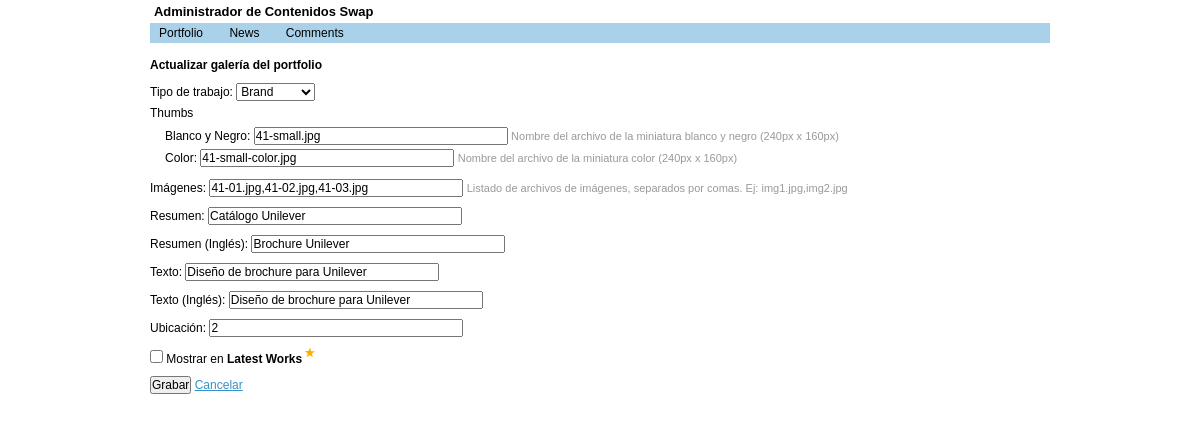
/cm/index.php?section=1&action=2&gallery=65, run on the app's committed database.
### tables this page shows
CREATE TABLE IF NOT EXISTS `portfolio` (
  `norder` smallint(6) NOT NULL DEFAULT '100',
  `gallery` smallint(5) unsigned NOT NULL AUTO_INCREMENT,
  `family` enum('Brand','Print','Website','Packaging') NOT NULL DEFAULT 'Brand',
  `inlatestworks` tinyint(1) NOT NULL,
  `thumb` varchar(150) NOT NULL DEFAULT '',
  `thumbcolor` varchar(150) NOT NULL DEFAULT '',
  `images` text NOT NULL,
  `brief` varchar(255) NOT NULL DEFAULT '',
  `brief_en` varchar(255) NOT NULL DEFAULT '',
  `text` text NOT NULL,
  `text_en` text NOT NULL,
  UNIQUE KEY `gallery` (`gallery`),
  KEY `inlatestworks` (`inlatestworks`)
);

### cm/portfolio2.php (the view, shortened to what this page needs)
<?php
$gallery = $_GET['gallery'];
$error = false;
if (!empty($gallery)) {
	$sql = "SELECT * FROM portfolio WHERE gallery = $gallery";
	if ($rs = mysql_query($sql,$con)) {
		if (@mysql_num_rows($rs)==1) {
			$title = "Actualizar galer&iacute;a del portfolio";
			$item = mysql_fetch_array($rs);
			$order = $item['norder'];
			$family = $item['family'];
			$inlatestworks = $item['inlatestworks'];
			$thumb = $item['thumb'];
			$thumbcolor = $item['thumbcolor'];
			$images = $item['images'];
			$brief = $item['brief'];
			$briefen = $item['brief_en'];
			$text = $item['text'];
			$texten = $item["text_en"];
			$brand = "";
			$print = "";
			$website = "";
			$packaging = "";
			switch($family) {
				case "Brand": $brand = "selected='selected'"; break;
			}
			($inlatestworks==1)?$yes="checked=\"checked\"":$yes = "";
		} else {
			$error = true;
		}
	} else {
		$error = true;
	}
}
if ($error == false) {
	echo "<h4>".$title."</h4>";
	$form = "<form name=\"portfolioform\" id=\"portfolioform\" action=\"portfolioadd.php\" method=\"POST\" onSubmit=\"javascript:submitportfolio()\">";
	$form .= "<input type=\"hidden\" name=\"gallery\" value=\"$gallery\" />";
	$form .= "<div><label for=\"family\">Tipo de trabajo:</label> <select name=\"family\" id=\"family\"><option value=\"Brand\" $brand>Brand</option><option value=\"Print\" $print>Print</option><option value=\"Website\" $website>Website</option><option value=\"Packaging\" $packaging>Packaging</option></select></div>";
	$form .= "<fieldset><legend>Thumbs</legend>";
	$form .= "<div><label for=\"thumb\">Blanco y Negro:</label> <input type=\"text\" name=\"thumb\" id=\"thumb\" value=\"$thumb\" /> <span class=\"note\">Nombre del archivo de la miniatura blanco y negro (240px x 160px)</span></div><div><label for=\"thumb\">Color:</label> <input type=\"text\" name=\"thumbcolor\" id=\"thumbcolor\" value=\"$thumbcolor\" /> <span class=\"note\">Nombre del archivo de la miniatura color (240px x 160px)</span></div></fieldset>";
	$form .= "<div><label for=\"images\">Im&aacute;genes:</label> <input type=\"text\" name=\"images\" id=\"images\" value=\"$images\" /> <span class=\"note\">Listado de archivos de im&aacute;genes, separados por comas. Ej: img1.jpg,img2.jpg </span></div>";
	$form .= "<div><label for=\"brief\">Resumen:</label> <input type=\"text\" name=\"brief\" id=\"brief\" value=\"$brief\" maxsize=\"255\" /></div>";
	$form .= "<div><label for=\"brief_en\">Resumen (Ingl&eacute;s):</label> <input type=\"text\" name=\"brief_en\" id=\"brief_en\" value=\"$briefen\" maxsize=\"255\" /></div>";
	$form .= "<div><label for=\"text\">Texto:</label> <input type=\"text\" name=\"text\" id=\"text\" value=\"$text\" /></div>";
	$form .= "<div><label for=\"text_en\">Texto (Ingl&eacute;s):</label> <input type=\"text\" name=\"text_en\" id=\"text_en\" value=\"$texten\"></div>";
	$form .= "<div><label for=\"order\">Ubicaci&oacute;n:</label> <input type=\"text\" name=\"order\" id=\"order\" value=\"$order\"></div>";
	$form .= "<div><label><input type=\"checkbox\" name=\"inlatestworks\" id=\"inlatestworks\" value=\"1\" $yes> Mostrar en <strong>Latest Works</strong><img src=\"images/star.png\" width=\"16\" height=\"16\" alt=\"Mostrar en Latest Works\" title=\"Mostrar en Latest Works\" /></label></div>";
	$form .= "<div><input type=\"submit\" value=\"Grabar\" /> <a href=\"?section=1&action=1\">Cancelar</a></div>";
} else {
	$form = "<p>Ocurri&oacute; un error. Reintentar la operaci&oacute;n. <a href=\"?section=1&action=1\">Volver</a></p>";
}
echo $form;
?>

### cm/css/base.css (style rules this page uses)
html { color:#000;background:#FFF; }
body,div,dl,dt,dd,ul,ol,li,h1,h2,h3,h4,h5,h6,pre,code,form,fieldset,legend,input,textarea,p,blockquote,th,td { margin:0;padding:0; }
fieldset,img { border:0; }
address,caption,cite,code,dfn,em,strong,th,var { font-style:normal;font-weight:normal; }
h1,h2,h3,h4,h5,h6 { font-size:100%;font-weight:bold; }
input,textarea,select { font-family:inherit;font-size:inherit;font-weight:inherit; }
input,textarea,select { *font-size:100%; }
legend { color:#000; }
h4 { font-size:100%; }
h4,h5,h6 { margin:.5em 0; }
strong { font-weight:bold; }
p,fieldset,table,pre { margin-bottom:1em; }
input[type=text],input[type=password],textarea { width:12.25em;*width:11.9em; }

### cm/css/styles.css (style rules this page uses)
body { font:12px "Lucida Grande","Lucida Sans Regular","Lucida Sans Unicode",Verdana,sans-serif; }
A { color:#3492C8; }
FORM INPUT[type=text] { width:250px; }
FORM DIV, FORM FIELDSET { margin-bottom:0; padding:5px 0; }
FORM FIELDSET DIV { padding:2px 15px; }
SPAN.note { color:#999; font-size:11px; }

### data on the page
portfolio: thumb "41-small.jpg", thumbcolor "41-small-color.jpg", images "41-01.jpg,41-02.jpg,41-03.jpg", brief "Catálogo Unilever", brief_en "Brochure Unilever", text "Diseño de brochure para Unilever", text_en "Diseño de brochure para Unilever", order "2"

### other printed values
$title "Actualizar galería del portfolio"
